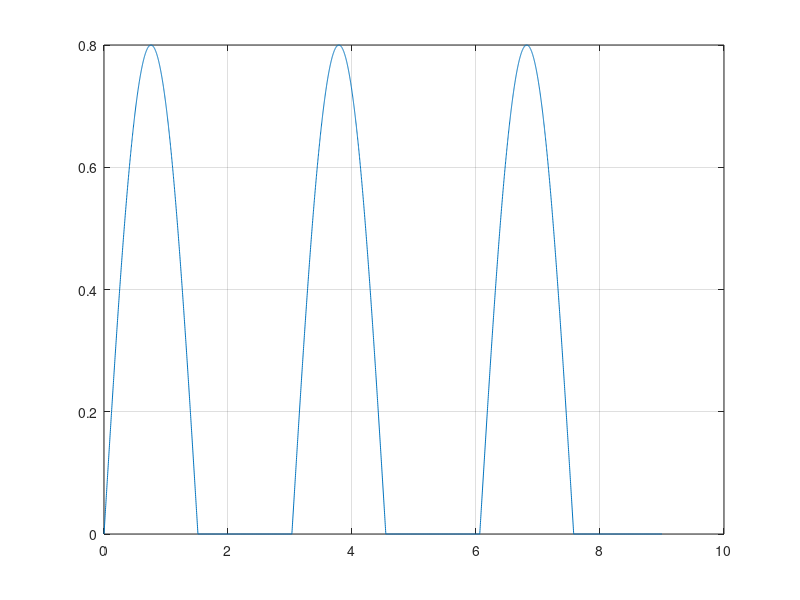
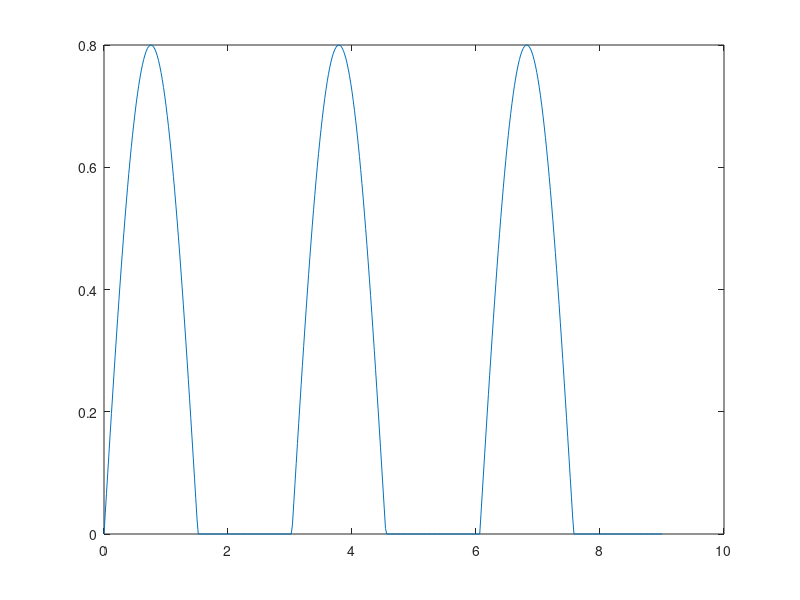
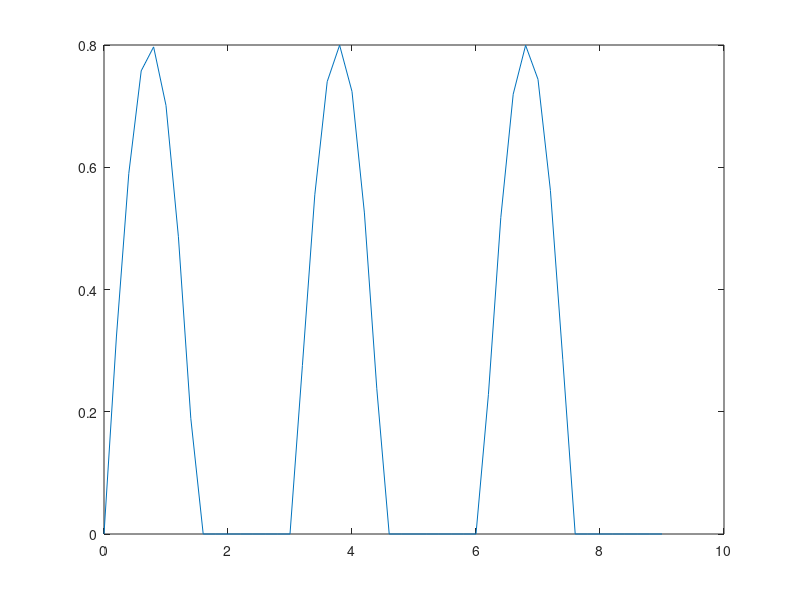

The MATLAB script that drew these images, in order:
T=3;
f=0.33;
%frecventa este de 0.33 (1/3)

%generez un semnal cu rezolutie temporara de 2ms
t1=0:0.002:9;
x1=0.8*sin(2*pi*t1*f);
x1(x1<0)=0;
%daca x1 ia valori mai mici decat 0, x1 primeste 0
figure(1)
plot(t1,x1)
grid

%generez un semnal cu rezolutie temporara de 20ms
t2=0:0.02:9;
x2=0.8*sin(2*pi*t2*f);
x2(x2<0)=0;
%daca x2 ia valori mai mici decat 0, x2 primeste 0
figure(2)
plot(t2,x2)

%generez un semnal cu rezolutie temporara de 200ms
t3=0:0.2:9;
x3=0.8*sin(2*pi*t3*f);
x3(x3<0)=0;
%daca x3 ia valori mai mici decat 0, x3 primeste 0
figure(3)
plot(t3,x3)

%am afisat 3 semnale cu 3 perioade fiecare 
